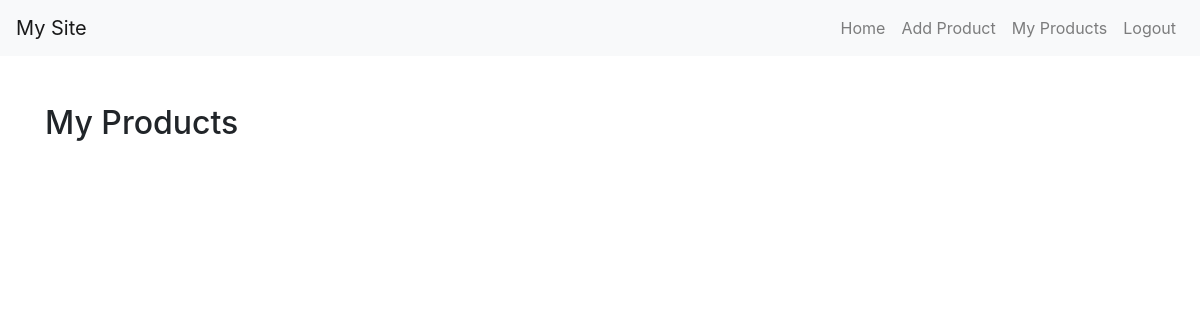
The page /my_products/ (signed in) on the database as committed earlier.
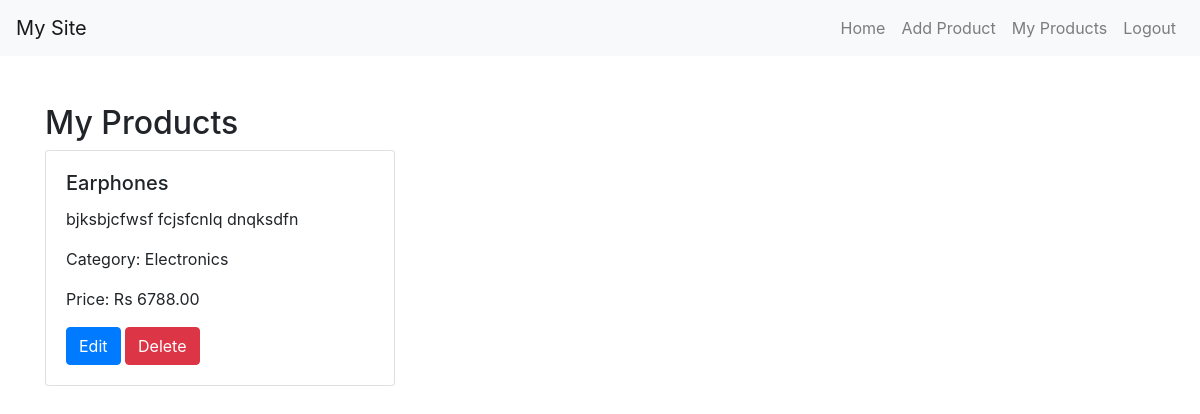
The same page on the database as committed later.
### account/models.py (models this page shows, shortened)
class Product(models.Model):
    name = models.CharField(max_length=100)
    category = models.ForeignKey(ProductCategory, on_delete=models.CASCADE)
    description = models.TextField()
    price = models.DecimalField(max_digits=10, decimal_places=2)
    users = models.ManyToManyField(User, related_name='products')
    created_by = models.ForeignKey(User, on_delete=models.CASCADE, null=True, related_name='created_products')

class ProductCategory(models.Model):
    name = models.CharField(max_length=100)
    users = models.ManyToManyField(User, related_name='categories')

### account/views.py (the view)
# urls.py: path('my_products/', user_products, name='user_products'),
@login_required
def user_products(request):
    products = Product.objects.filter(users=request.user)
    return render(request, 'user_products.html', {'products': products})

### templates/user_products.html (shortened to what this page needs)
<!DOCTYPE html>
<html lang="en">
<head>
    <link rel="stylesheet" href="https://cdn.jsdelivr.net/npm/bootstrap@4.3.1/dist/css/bootstrap.min.css">
</head>
<body>
    <nav class="navbar navbar-expand-lg navbar-light bg-light">
        <a class="navbar-brand" href="#">My Site</a>
        <div class="collapse navbar-collapse">
            <ul class="navbar-nav ml-auto">
                <li class="nav-item">
                    <a class="nav-link" href="{% url 'home' %}">Home</a>
                </li>
                <li class="nav-item">
                    <a class="nav-link" href="{% url 'add_product' %}">Add Product</a>
                </li>
                <li class="nav-item">
                    <a class="nav-link" href="{% url 'user_products' %}">My Products</a>
                </li>
                <li class="nav-item">
                    <a class="nav-link" href="{% url 'logout' %}">Logout</a>
                </li>
            </ul>
        </div>
    </nav>
    <div class="container mt-5">
        <h2>My Products</h2>
        <div class="row">
            {% for product in products %}
            <div class="col-md-4 mb-4">
                <div class="card">
                    <div class="card-body">
                        <h5 class="card-title">{{ product.name }}</h5>
                        <p class="card-text">{{ product.description }}</p>
                        <p class="card-text">Category: {{ product.category.name }}</p>
                        <p class="card-text">Price: Rs {{ product.price }}</p>
                        <a href="{% url 'edit_product' product.id %}" class="btn btn-primary">Edit</a>
                        <a href="{% url 'delete_product' product.id %}" class="btn btn-danger">Delete</a>
                    </div>
                </div>
            </div>
            {% endfor %}
        </div>
    </div>
</body>
</html>

Rows that differ between the two databases and show on the page:
added Product: name "Earphones", description "bjksbjcfwsf fcjsfcnlq dnqksdfn", category.name "Electronics", price "6788.00"
